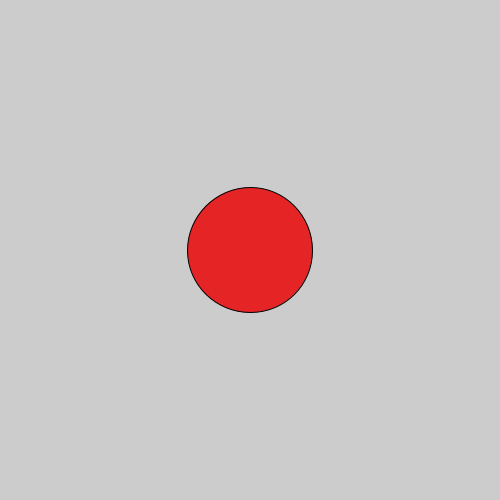
Frame 1 (no input)
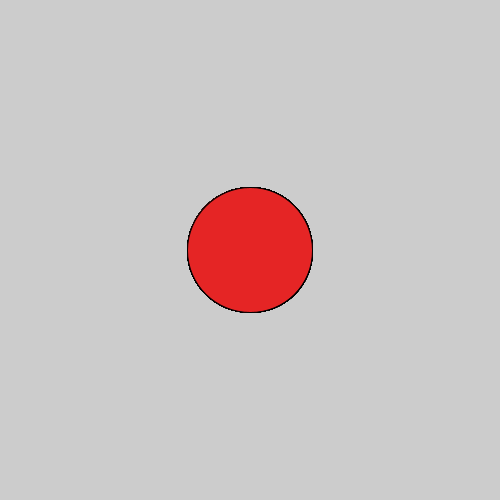
Frame 60 (the mouse pressed at the canvas centre just before this capture)
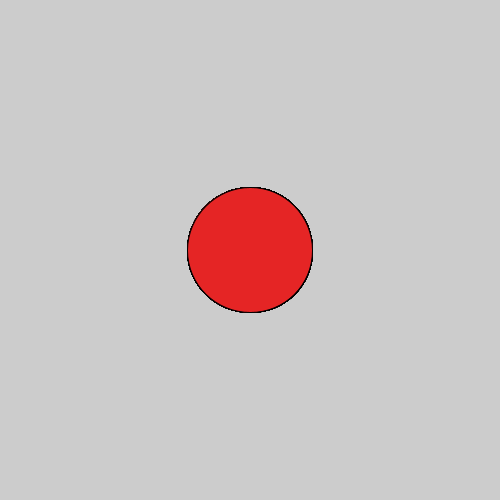
Frame 120 (the mouse held since frame 60 and released just before this capture)

The Processing sketch that drew these frames (run headless with seeded random() and noise(); from frame 60 on, the mouse is pressed at the canvas centre):

// Processing sketch: Bullseye
// ── Bullseye.pde
void setup() {
  size (500,500);
}

void draw () {
    noFill();
  for (int i=25 ; i<=125 ; i= i+10){
  int x = i/10;
   if(x%2 == 0) {
     fill(229,37,37);}
     ellipse(250,250,i,i);

}}
